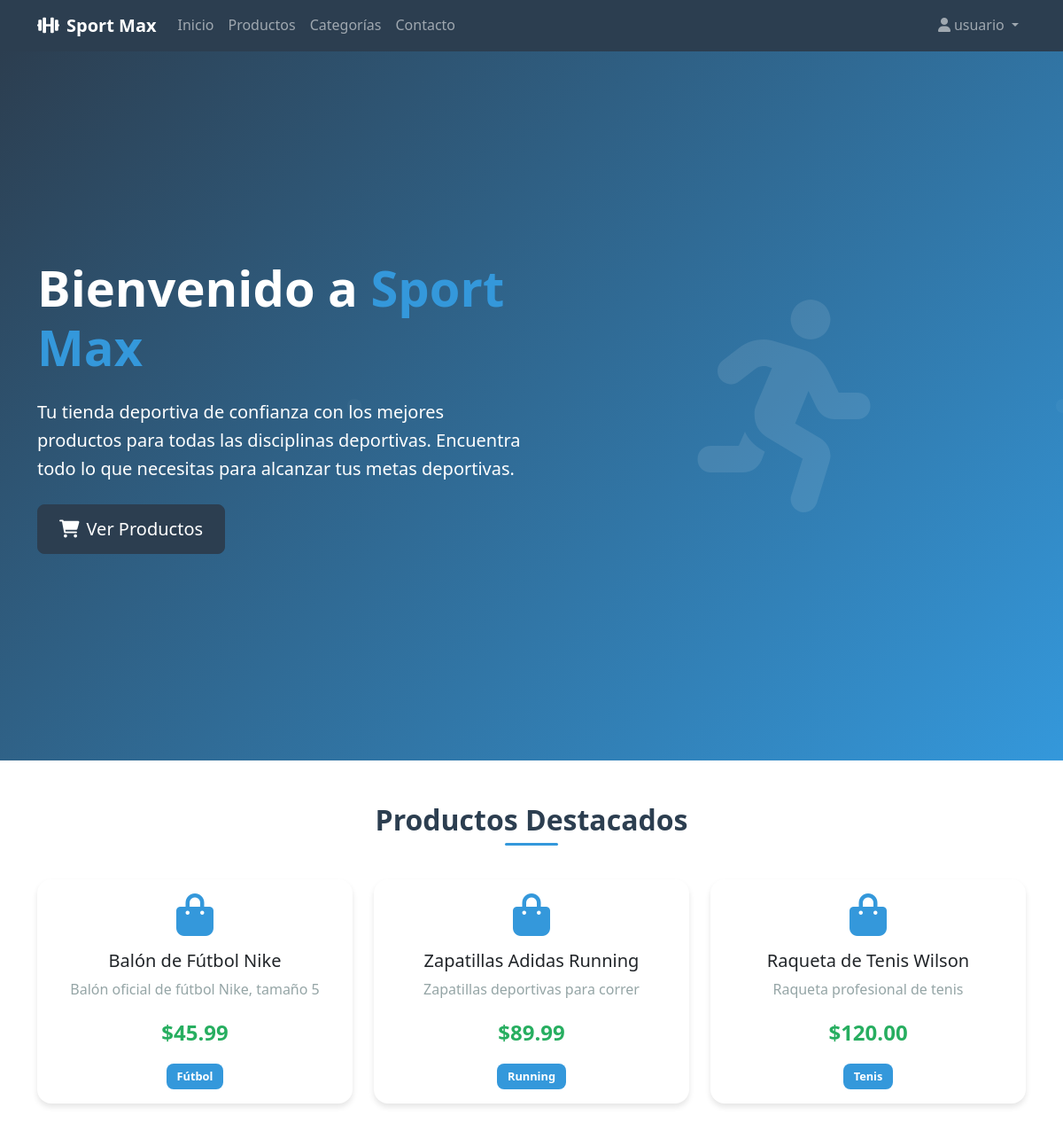
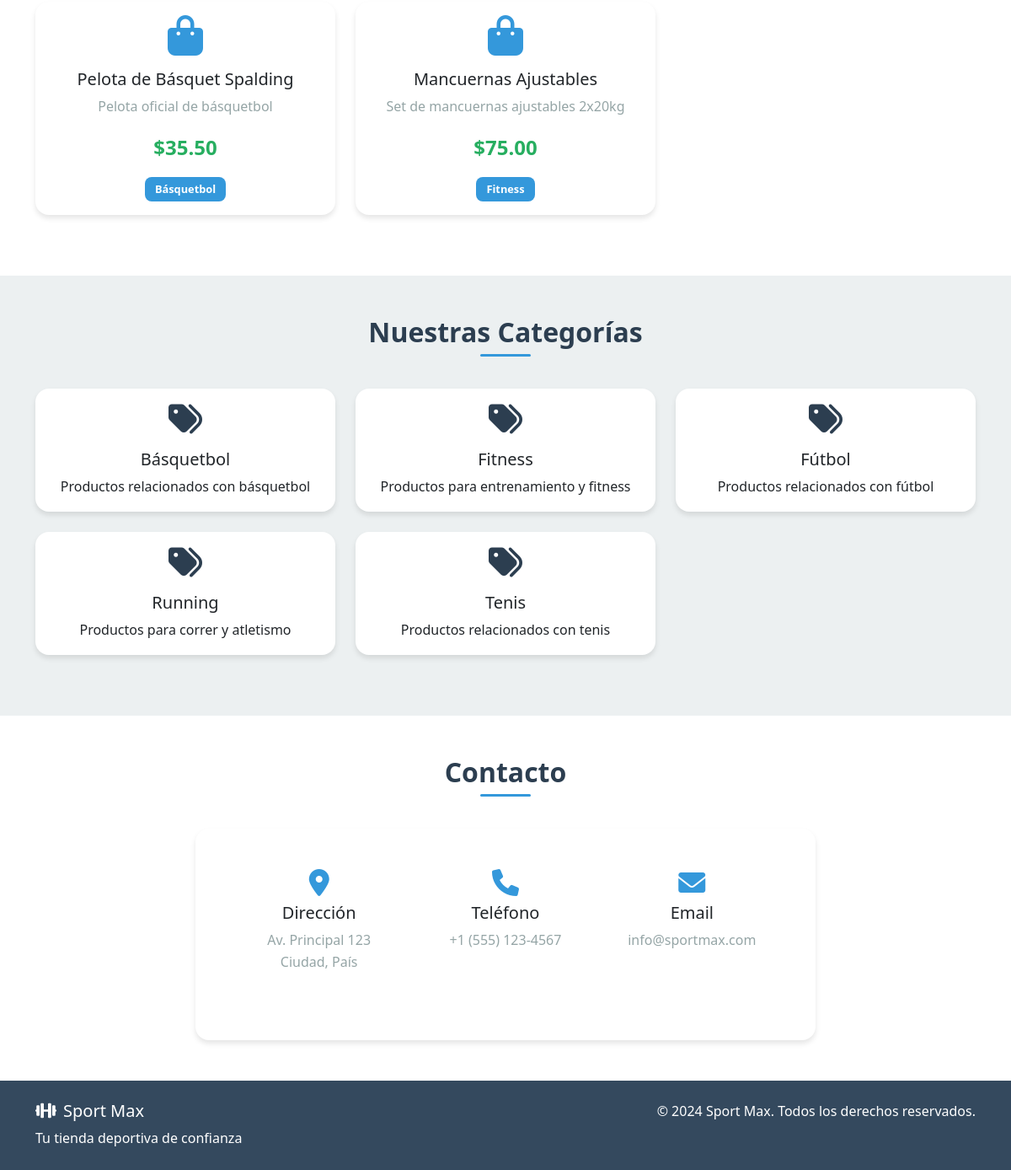
The page / (signed in) on the database its author committed (2 pictures, top to bottom).
### tables this page shows
CREATE TABLE productos (
    id INT AUTO_INCREMENT PRIMARY KEY,
    nombre VARCHAR(200) NOT NULL,
    descripcion TEXT,
    precio DECIMAL(10,2) NOT NULL,
    stock INT NOT NULL DEFAULT 0,
    imagen VARCHAR(255),
    id_tipo INT NOT NULL,
    fecha_creacion TIMESTAMP DEFAULT CURRENT_TIMESTAMP,
    FOREIGN KEY (id_tipo) REFERENCES tipos_productos(id) ON DELETE CASCADE
);

CREATE TABLE tipos_productos (
    id INT AUTO_INCREMENT PRIMARY KEY,
    nombre VARCHAR(100) NOT NULL,
    descripcion TEXT,
    fecha_creacion TIMESTAMP DEFAULT CURRENT_TIMESTAMP
);

### index.php (the view, shortened to what this page needs)
<!DOCTYPE html>
<html lang="es">
<head>
    <link href="https://cdn.jsdelivr.net/npm/bootstrap@5.3.0/dist/css/bootstrap.min.css" rel="stylesheet">
    <link href="https://cdnjs.cloudflare.com/ajax/libs/font-awesome/6.0.0/css/all.min.css" rel="stylesheet">
    <link href="css/estilos.css" rel="stylesheet">
</head>
<body>
    <nav class="navbar navbar-expand-lg navbar-dark bg-primario">
        <div class="container">
            <a class="navbar-brand fw-bold" href="index.php">
                <i class="fas fa-dumbbell me-2"></i>Sport Max
            </a>
            <div class="collapse navbar-collapse" id="navbarNav">
                <ul class="navbar-nav me-auto">
                    <li class="nav-item">
                        <a class="nav-link" href="#inicio">Inicio</a>
                    </li>
                    <li class="nav-item">
                        <a class="nav-link" href="#productos">Productos</a>
                    </li>
                    <li class="nav-item">
                        <a class="nav-link" href="#categorias">Categorías</a>
                    </li>
                    <li class="nav-item">
                        <a class="nav-link" href="#contacto">Contacto</a>
                    </li>
                </ul>
                <ul class="navbar-nav">
                    <?php if (isset($_SESSION['usuario_id'])): ?>
                        <li class="nav-item dropdown">
                            <a class="nav-link dropdown-toggle" href="#" role="button" data-bs-toggle="dropdown">
                                <i class="fas fa-user me-1"></i><?php echo htmlspecialchars($_SESSION['usuario']); ?>
                            </a>
                        </li>
                    <?php endif; ?>
                </ul>
            </div>
        </div>
    </nav>
    <section id="inicio" class="hero-section">
        <div class="container">
            <div class="row align-items-center min-vh-100">
                <div class="col-lg-6">
                    <h1 class="display-4 fw-bold text-white mb-4">
                        Bienvenido a <span class="texto-destacado">Sport Max</span>
                    </h1>
                    <p class="lead text-white mb-4">
                        Tu tienda deportiva de confianza con los mejores productos para todas las disciplinas deportivas.
                        Encuentra todo lo que necesitas para alcanzar tus metas deportivas.
                    </p>
                    <a href="#productos" class="btn btn-primario btn-lg">
                        <i class="fas fa-shopping-cart me-2"></i>Ver Productos
                    </a>
                </div>
                <div class="col-lg-6 text-center">
                    <i class="fas fa-running hero-icono"></i>
                </div>
            </div>
        </div>
    </section>
    <section id="productos" class="py-5">
        <div class="container">
            <h2 class="text-center mb-5 titulo-seccion">Productos Destacados</h2>
            <div class="row">
                <?php
                $db = ConexionDB::obtenerInstancia();
                $conexion = $db->obtenerConexion();
                $stmt = $conexion->query("
                    SELECT p.*, tp.nombre as tipo_nombre
                    FROM productos p
                    JOIN tipos_productos tp ON p.id_tipo = tp.id
                    ORDER BY p.fecha_creacion DESC
                    LIMIT 6
                ");
                $productos = $stmt->fetchAll();
                foreach ($productos as $producto):
                ?>
                <div class="col-md-6 col-lg-4 mb-4">
                    <div class="card h-100 sombra-card">
                        <div class="card-body text-center">
                            <i class="fas fa-shopping-bag icono-producto mb-3"></i>
                            <h5 class="card-title"><?php echo htmlspecialchars($producto['nombre']); ?></h5>
                            <p class="card-text texto-secundario"><?php echo htmlspecialchars($producto['descripcion']); ?></p>
                            <p class="precio-producto">$<?php echo number_format($producto['precio'], 2); ?></p>
                            <span class="badge bg-secundario"><?php echo htmlspecialchars($producto['tipo_nombre']); ?></span>
                        </div>
                    </div>
                </div>
                <?php endforeach; ?>
            </div>
        </div>
    </section>
    <section id="categorias" class="py-5 bg-claro">
        <div class="container">
            <h2 class="text-center mb-5 titulo-seccion">Nuestras Categorías</h2>
            <div class="row">
                <?php
                $stmt = $conexion->query("SELECT * FROM tipos_productos ORDER BY nombre");
                $categorias = $stmt->fetchAll();
                foreach ($categorias as $categoria):
                ?>
                <div class="col-md-6 col-lg-4 mb-4">
                    <div class="card h-100 sombra-card">
                        <div class="card-body text-center">
                            <i class="fas fa-tags icono-categoria mb-3"></i>
                            <h5 class="card-title"><?php echo htmlspecialchars($categoria['nombre']); ?></h5>
                            <p class="card-text"><?php echo htmlspecialchars($categoria['descripcion']); ?></p>
                        </div>
                    </div>
                </div>
                <?php endforeach; ?>
            </div>
        </div>
    </section>
    <section id="contacto" class="py-5">
        <div class="container">
            <h2 class="text-center mb-5 titulo-seccion">Contacto</h2>
            <div class="row">
                <div class="col-md-8 mx-auto">
                    <div class="card sombra-card">
                        <div class="card-body p-5">
                            <div class="row text-center">
                                <div class="col-md-4 mb-3">
                                    <i class="fas fa-map-marker-alt icono-contacto mb-2"></i>
                                    <h5>Dirección</h5>
                                    <p class="texto-secundario">Av. Principal 123<br>Ciudad, País</p>
                                </div>
                                <div class="col-md-4 mb-3">
                                    <i class="fas fa-phone icono-contacto mb-2"></i>
                                    <h5>Teléfono</h5>
                                    <p class="texto-secundario">+1 (555) 123-4567</p>
                                </div>
                                <div class="col-md-4 mb-3">
                                    <i class="fas fa-envelope icono-contacto mb-2"></i>
                                    <h5>Email</h5>
                                    <p class="texto-secundario">info@sportmax.com</p>
                                </div>
                            </div>
                        </div>
                    </div>
                </div>
            </div>
        </div>
    </section>
    <footer class="bg-oscuro text-white py-4">
        <div class="container">
            <div class="row">
                <div class="col-md-6">
                    <h5><i class="fas fa-dumbbell me-2"></i>Sport Max</h5>
                    <p class="mb-0">Tu tienda deportiva de confianza</p>
                </div>
                <div class="col-md-6 text-md-end">
                    <p class="mb-0">&copy; 2024 Sport Max. Todos los derechos reservados.</p>
                </div>
            </div>
        </div>
    </footer>
</body>
</html>

### css/estilos.css (style rules this page uses)
:root { --color-primario: #2c3e50; --color-secundario: #3498db; --color-exito: #27ae60; --color-peligro: #e74c3c; --color-advertencia: #f39c12; --color-claro: #ecf0f1; --color-oscuro: #34495e; --color-blanco: #ffffff; --color-gris: #95a5a6; --sombra: 0 4px 6px rgba(0, 0, 0, 0.1); --sombra-hover: 0 8px 15px rgba(0, 0, 0, 0.2); }
body { font-family: 'Segoe UI', Tahoma, Geneva, Verdana, sans-serif; line-height: 1.6; color: var(--color-oscuro); }
.bg-primario { background-color: var(--color-primario) !important; }
.bg-secundario { background-color: var(--color-secundario) !important; }
.bg-claro { background-color: var(--color-claro) !important; }
.bg-oscuro { background-color: var(--color-oscuro) !important; }
.texto-secundario { color: var(--color-gris) !important; }
.texto-destacado { color: var(--color-secundario) !important; }
.btn-primario { background-color: var(--color-primario); border-color: var(--color-primario); color: var(--color-blanco); font-weight: 500; padding: 0.75rem 1.5rem; border-radius: 0.5rem; transition: all 0.3s ease; }
.sombra-card { box-shadow: var(--sombra); border: none; border-radius: 1rem; transition: all 0.3s ease; }
.hero-section { background: linear-gradient(135deg, var(--color-primario) 0%, var(--color-secundario) 100%); min-height: 100vh; display: flex; align-items: center; position: relative; overflow: hidden; }
.hero-section::before { content: ''; position: absolute; top: 0; left: 0; right: 0; bottom: 0; opacity: 0.3; }
.hero-icono { font-size: 15rem; color: rgba(255, 255, 255, 0.1); animation: float 3s ease-in-out infinite; }
.titulo-seccion { font-size: 2rem; font-weight: 600; color: var(--color-primario); margin-bottom: 2rem; position: relative; }
.titulo-seccion::after { content: ''; position: absolute; bottom: -10px; left: 50%; transform: translateX(-50%); width: 60px; height: 3px; background-color: var(--color-secundario); border-radius: 2px; }
.icono-producto { font-size: 3rem; color: var(--color-secundario); }
.icono-categoria { font-size: 2.5rem; color: var(--color-primario); }
.icono-contacto { font-size: 2rem; color: var(--color-secundario); }
.precio-producto { font-size: 1.5rem; font-weight: 700; color: var(--color-exito); margin: 1rem 0; }
.badge { font-size: 0.8rem; padding: 0.5rem 0.75rem; border-radius: 0.5rem; }
.text-center { text-align: center; }
.mb-0 { margin-bottom: 0; }
.mb-2 { margin-bottom: 0.5rem; }
.mb-3 { margin-bottom: 1rem; }
.mb-4 { margin-bottom: 1.5rem; }
.mb-5 { margin-bottom: 3rem; }
.p-5 { padding: 3rem; }

### rows shown on the page
productos: nombre "Balón de Fútbol Nike", descripcion "Balón oficial de fútbol Nike, tamaño 5", precio "45.99", id_tipo.nombre "Fútbol"
productos: nombre "Zapatillas Adidas Running", descripcion "Zapatillas deportivas para correr", precio "89.99", id_tipo.nombre "Running"
productos: nombre "Raqueta de Tenis Wilson", descripcion "Raqueta profesional de tenis", precio "120.00", id_tipo.nombre "Tenis"
productos: nombre "Pelota de Básquet Spalding", descripcion "Pelota oficial de básquetbol", precio "35.50", id_tipo.nombre "Básquetbol"
productos: nombre "Mancuernas Ajustables", descripcion "Set de mancuernas ajustables 2x20kg", precio "75.00", id_tipo.nombre "Fitness"
tipos_productos: nombre "Básquetbol", descripcion "Productos relacionados con básquetbol"
tipos_productos: nombre "Fitness", descripcion "Productos para entrenamiento y fitness"
tipos_productos: nombre "Fútbol", descripcion "Productos relacionados con fútbol"
tipos_productos: nombre "Running", descripcion "Productos para correr y atletismo"
tipos_productos: nombre "Tenis", descripcion "Productos relacionados con tenis"

### other values the page prints
$_SESSION['usuario'] "usuario"
